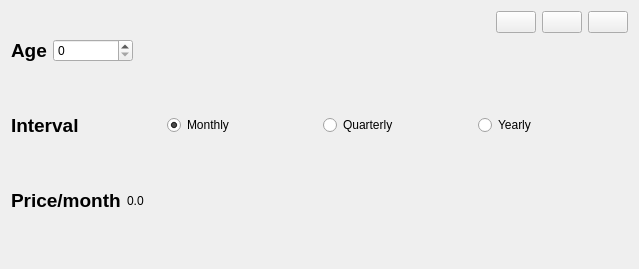
<?xml version="1.0" encoding="UTF-8"?>
<ui version="4.0">
 <class>SubscriptionWindow</class>
 <widget class="QWidget" name="SubscriptionWindow">
  <property name="geometry">
   <rect>
    <x>0</x>
    <y>0</y>
    <width>639</width>
    <height>269</height>
   </rect>
  </property>
  <property name="windowTitle">
   <string>Subscription</string>
  </property>
  <layout class="QHBoxLayout" name="horizontalLayout_5">
   <item>
    <layout class="QVBoxLayout" name="verticalLayout">
     <item>
      <layout class="QHBoxLayout" name="horizontalLayout_4" stretch="0,0,0,0">
       <item>
        <spacer name="horizontalSpacer_3">
         <property name="orientation">
          <enum>Qt::Horizontal</enum>
         </property>
         <property name="sizeHint" stdset="0">
          <size>
           <width>40</width>
           <height>20</height>
          </size>
         </property>
        </spacer>
       </item>
       <item>
        <widget class="QPushButton" name="btnGermany">
         <property name="toolTip">
          <string>Germany</string>
         </property>
         <property name="text">
          <string/>
         </property>
         <property name="icon">
          <iconset>
           <normaloff>:/germany.png</normaloff>:/germany.png</iconset>
         </property>
         <property name="iconSize">
          <size>
           <width>32</width>
           <height>32</height>
          </size>
         </property>
        </widget>
       </item>
       <item>
        <widget class="QPushButton" name="btnNorway">
         <property name="toolTip">
          <string>Norway</string>
         </property>
         <property name="text">
          <string/>
         </property>
         <property name="icon">
          <iconset>
           <normaloff>:/norway.png</normaloff>:/norway.png</iconset>
         </property>
         <property name="iconSize">
          <size>
           <width>32</width>
           <height>32</height>
          </size>
         </property>
        </widget>
       </item>
       <item>
        <widget class="QPushButton" name="btnFinland">
         <property name="toolTip">
          <string>Finland</string>
         </property>
         <property name="text">
          <string/>
         </property>
         <property name="icon">
          <iconset>
           <normaloff>:/finland.png</normaloff>:/finland.png</iconset>
         </property>
         <property name="iconSize">
          <size>
           <width>32</width>
           <height>32</height>
          </size>
         </property>
        </widget>
       </item>
      </layout>
     </item>
     <item>
      <layout class="QHBoxLayout" name="horizontalLayout">
       <item>
        <widget class="QLabel" name="ageLabel">
         <property name="font">
          <font>
           <pointsize>14</pointsize>
           <weight>75</weight>
           <bold>true</bold>
          </font>
         </property>
         <property name="text">
          <string>Age</string>
         </property>
         <property name="margin">
          <number>3</number>
         </property>
        </widget>
       </item>
       <item>
        <widget class="QSpinBox" name="ageSpinBox">
         <property name="sizePolicy">
          <sizepolicy hsizetype="Minimum" vsizetype="Fixed">
           <horstretch>0</horstretch>
           <verstretch>0</verstretch>
          </sizepolicy>
         </property>
         <property name="minimumSize">
          <size>
           <width>80</width>
           <height>0</height>
          </size>
         </property>
         <property name="value">
          <number>0</number>
         </property>
        </widget>
       </item>
       <item>
        <spacer name="horizontalSpacer">
         <property name="orientation">
          <enum>Qt::Horizontal</enum>
         </property>
         <property name="sizeHint" stdset="0">
          <size>
           <width>40</width>
           <height>20</height>
          </size>
         </property>
        </spacer>
       </item>
      </layout>
     </item>
     <item>
      <spacer name="verticalSpacer">
       <property name="orientation">
        <enum>Qt::Vertical</enum>
       </property>
       <property name="sizeHint" stdset="0">
        <size>
         <width>20</width>
         <height>40</height>
        </size>
       </property>
      </spacer>
     </item>
     <item>
      <layout class="QHBoxLayout" name="horizontalLayout_2">
       <item>
        <widget class="QLabel" name="intervalLabel">
         <property name="font">
          <font>
           <pointsize>14</pointsize>
           <weight>75</weight>
           <bold>true</bold>
          </font>
         </property>
         <property name="text">
          <string>Interval</string>
         </property>
         <property name="margin">
          <number>3</number>
         </property>
        </widget>
       </item>
       <item>
        <widget class="QRadioButton" name="btnMonthly">
         <property name="text">
          <string>Monthly</string>
         </property>
         <property name="checked">
          <bool>true</bool>
         </property>
        </widget>
       </item>
       <item>
        <widget class="QRadioButton" name="btnQuarterly">
         <property name="text">
          <string>Quarterly</string>
         </property>
        </widget>
       </item>
       <item>
        <widget class="QRadioButton" name="btnYearly">
         <property name="text">
          <string>Yearly</string>
         </property>
        </widget>
       </item>
      </layout>
     </item>
     <item>
      <spacer name="verticalSpacer_2">
       <property name="orientation">
        <enum>Qt::Vertical</enum>
       </property>
       <property name="sizeHint" stdset="0">
        <size>
         <width>20</width>
         <height>40</height>
        </size>
       </property>
      </spacer>
     </item>
     <item>
      <layout class="QHBoxLayout" name="horizontalLayout_3">
       <item>
        <widget class="QLabel" name="priceLabel">
         <property name="font">
          <font>
           <pointsize>14</pointsize>
           <weight>75</weight>
           <bold>true</bold>
          </font>
         </property>
         <property name="text">
          <string>Price/month</string>
         </property>
         <property name="margin">
          <number>3</number>
         </property>
        </widget>
       </item>
       <item>
        <widget class="QLabel" name="priceDisplay">
         <property name="text">
          <string>0.0</string>
         </property>
        </widget>
       </item>
       <item>
        <spacer name="horizontalSpacer_2">
         <property name="orientation">
          <enum>Qt::Horizontal</enum>
         </property>
         <property name="sizeHint" stdset="0">
          <size>
           <width>40</width>
           <height>20</height>
          </size>
         </property>
        </spacer>
       </item>
      </layout>
     </item>
     <item>
      <spacer name="verticalSpacer_3">
       <property name="orientation">
        <enum>Qt::Vertical</enum>
       </property>
       <property name="sizeHint" stdset="0">
        <size>
         <width>20</width>
         <height>40</height>
        </size>
       </property>
      </spacer>
     </item>
    </layout>
   </item>
  </layout>
 </widget>
 <resources/>
 <connections/>
</ui>
